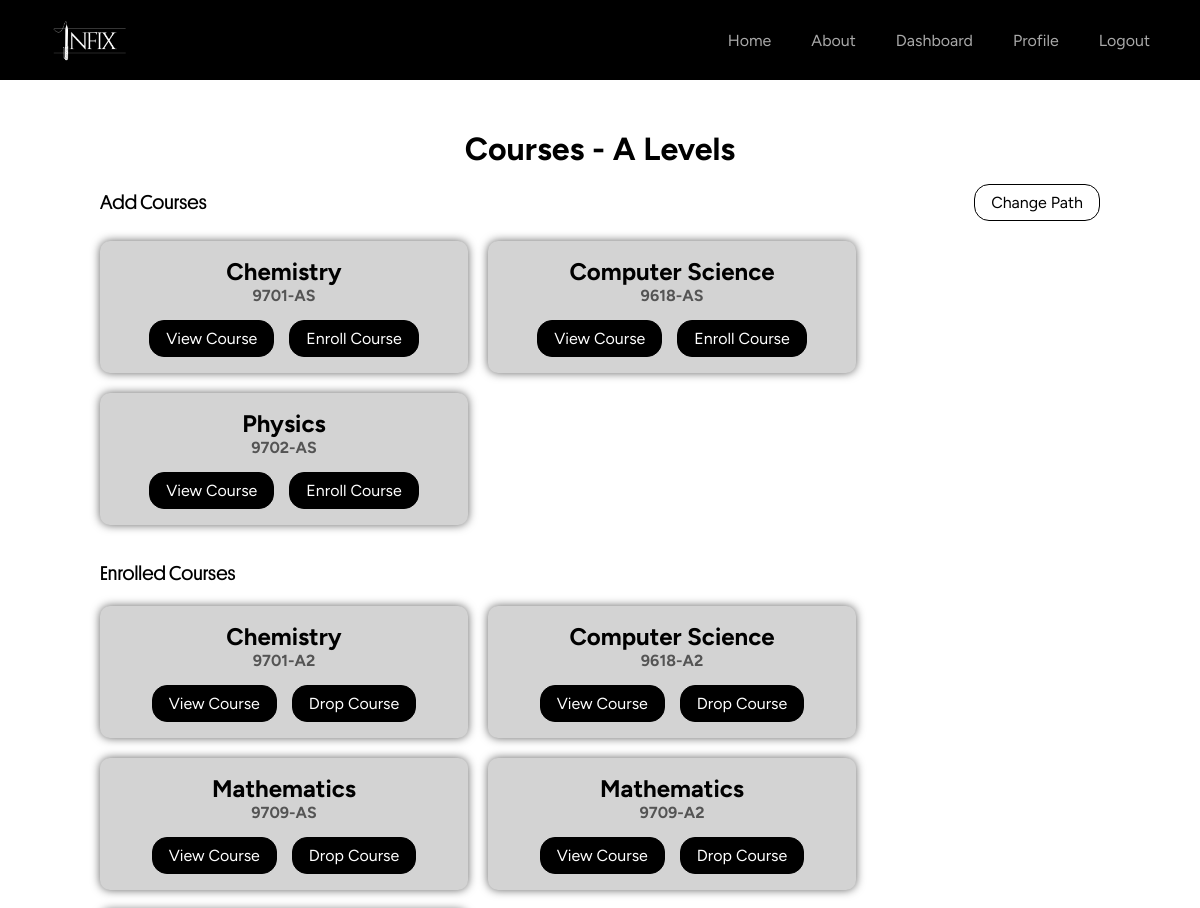
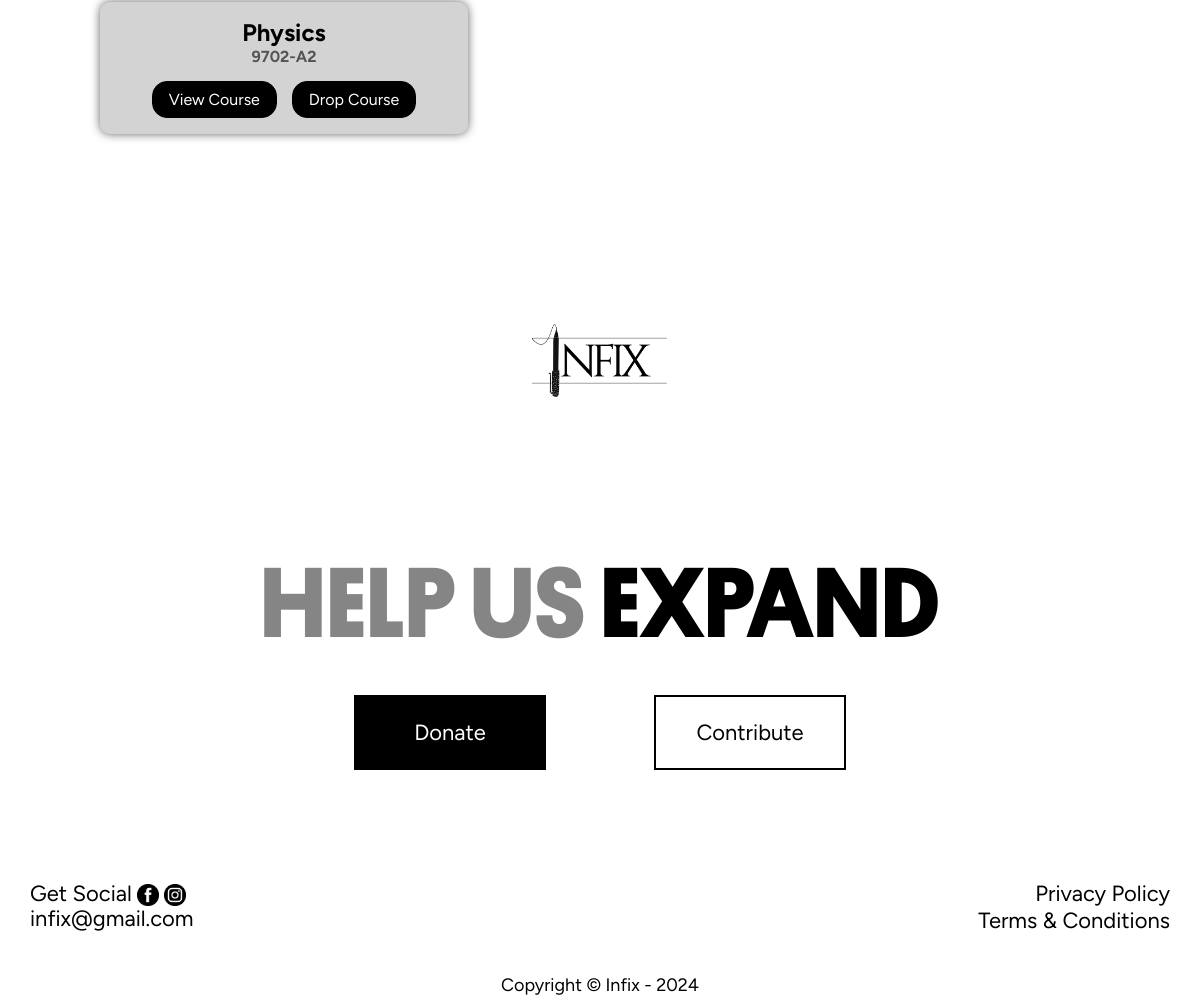
The page /courses (signed in) on the database its author committed (2 pictures, top to bottom).
### tables this page shows
CREATE TABLE paths (
    id INTEGER PRIMARY KEY AUTOINCREMENT,
    name TEXT NOT NULL UNIQUE
);

CREATE TABLE courses (
    id INTEGER PRIMARY KEY AUTOINCREMENT,
    path_id INTEGER NOT NULL,
    name TEXT NOT NULL,
    course_code INTEGER NOT NULL UNIQUE,
    FOREIGN KEY (path_id) REFERENCES paths(id) ON DELETE CASCADE
);

### app.py (the view)
@app.route('/courses')
@login_required
def courses():
    user_id = session['user_id']
    result = db.execute("""
        SELECT paths.name AS user_path
        FROM paths
        JOIN user_paths ON paths.id = user_paths.path_id
        WHERE user_paths.user_id = ?
    """, user_id)
    if result:
        path = result[0]["user_path"]
    else:
        flash("Please select a path to view courses")
        return redirect("/selectpath")
    user_path_id = db.execute("SELECT path_id FROM user_paths WHERE user_id = ?", user_id)[0]["path_id"]
    enrolled_courses = db.execute("""
        SELECT courses.name, courses.course_code
        FROM courses
        JOIN user_courses ON courses.id = user_courses.course_id
        WHERE user_courses.user_id = ?
    """, user_id)
    enrolled = len(enrolled_courses) > 0
    other_courses = db.execute("""
        SELECT courses.name, courses.course_code
        FROM courses
        WHERE courses.id NOT IN (
            SELECT user_courses.course_id
            FROM user_courses
            WHERE user_courses.user_id = ?
        ) AND courses.path_id = ?
    """, user_id, user_path_id)
    to_add = len(other_courses) > 0
    return render_template('courses.html', enrolled_courses=enrolled_courses, other_courses=other_courses, path=path, enrolled = enrolled, to_add = to_add)

### app.py (called while the page is built)
@app.after_request
def after_request(response):
    response.headers["Cache-Control"] = "no-cache, no-store, must-revalidate"
    response.headers["Expires"] = "0"
    response.headers["Pragma"] = "no-cache"
    return response

### helpers.py (called while the page is built)
def login_required(f):
    @wraps(f)
    def decorated_function(*args, **kwargs):
        if session.get("user_id") is None:
            return redirect("/login")
        return f(*args, **kwargs)
    return decorated_function

### templates/courses.html (shortened to what this page needs)
{% extends 'base.html' %}
{% block styles %}
<link rel="stylesheet" href="{{ url_for('static', filename='css/courses.css') }}">
<link href="https://cdn.jsdelivr.net/npm/remixicon@4.3.0/fonts/remixicon.css" rel="stylesheet"/>
{% endblock %}
{% block HomeActive %}inactive{% endblock %}
{% block content %}
<div id="courses-container">
    <div class="header">
        <h1>Courses - <span class="path-name">{{ path }}</span></h1>
    </div>
    <div class="courses">
        {% if enrolled %}
        <div class="enrolled-courses">
            {% if to_add %}
                <div class="head">Enrolled Courses</div>
            {% else %}
                <div class="add-change">
                    <div class="head">Enrolled Courses</div>
                    <div class="change-path"><a href="/changepath"><button class="change">Change Path</button></a></div>
                </div>
            {% endif %}
            <div class="cards-container">
            {% for course in enrolled_courses %}
            <div class="course-card">
                <h3>{{ course.name }} <br> <div class="course-code">{{ course.course_code }}</div></h3>
                <div class="buttons">
                    <a href="/course/{{ course.course_code | replace(' ', '-') }}">
                        <button class="resume">View Course</button>
                    </a>
                    <a href="/dropcourseconfirmation/{{ course.course_code | replace(' ', '-') }}">
                        <button class="drop">Drop Course</button>
                    </a>
                </div>
            </div>
            {% endfor %}
            </div>
        </div>
        {% endif %}
        {% if to_add %}
        <div class="add-courses">
            <div class="add-change">
                <div class="head">Add Courses</div>
                <div class="change-path"><a href="/changepath"><button class="change">Change Path</button></a></div>
            </div>
            <div class="cards-container">
            {% for course in other_courses %}
            <div class="course-card">
                <h3>{{ course.name }} <br> <div class="course-code">{{ course.course_code }}</div></h3>
                <div class="buttons">
                    <a href="/course/{{ course.course_code | replace(' ', '-') }}">
                        <button class="view">View Course</button>
                    </a>
                    <a href="/enrollcourse/{{ course.course_code | replace(' ', '-') }}">
                        <button class="enroll">Enroll Course</button>
                    </a>
                </div>
            </div>
            {% endfor %}
            </div>
        </div>
        {% endif %}
    </div>
</div>
{% endblock %}

### templates/base.html (shortened to what this page needs)
<html lang="en">
<head>
  <link rel="stylesheet" href="{{ url_for('static', filename='css/styles.css') }}">
  <link href="https://cdn.jsdelivr.net/npm/remixicon@4.3.0/fonts/remixicon.css" rel="stylesheet"/>
  {% block styles %}{% endblock %}
</head>
<body>
  {% block nav %}
  <div id="navbar">
    <div class="navbar-content">
      <a href="#" class="logo"><img src="../static/images/White text, no bg.png" alt="Infix Logo" class="infix-logo-nav"></a>
      <div class="nav">
        <ul class="nav-list">
          <li class="nav-item"><a href="/" class="nav-link" id="{% block HomeActive %}active{% endblock %}">Home</a></li>
          <li class="nav-item"><a href="#" class="nav-link" id="{% block AboutActive %}inactive{% endblock %}">About</a></li>
          {% if session.get('user_id') %}
          <li class="nav-item"><a href="/dashboard" class="nav-link" id="{% block DashboardActive %}inactive{% endblock %}">Dashboard</a></li>
            <li class="nav-item"><a href="/profile" class="nav-link" id="{% block ProfileActive %}inactive{% endblock %}">Profile</a></li>
            <li class="nav-item"><a href="/logout" class="nav-link">Logout</a></li>
          {% else %}
            <li class="nav-item"><a href="/signup" class="nav-link" id="{% block SignUpActive %}inactive{% endblock %}">Get Started</a></li>
            <li class="nav-item"><a href="/login" class="nav-link" id="{% block LogInActive %}inactive{% endblock %}">Log In</a></li>
          {% endif %}
        </ul>
      </div>
    </div>
  </div>
  {% endblock %}
  {% block content %}
  {% endblock %}
  {% block footer %}
  <div id="footer">
    <div class="infix-logo-top">
      <img src="../static/images/Black text, no bg.png" alt="Infix Logo Black" class="infix-logo">
    </div>
    <div class="help-us">
      <p class="help-us-expand"><span class="gray">HELP US</span> <span class="expand">EXPAND</span></p>
      <div class="action-buttons">
        <div class="whitebgBtn-contrast donate"><a href="./">Donate</a></div>
        <div class="whitebgBtn contribute"><a href="./">Contribute</a></div>
      </div>
    </div>
    <div class="links">
      <div class="socials">
        <div class="get-social">
          <span class="social-text">Get Social</span><a href="./"><img class="facebook-icon" src="../static/images/Facebook Icon.png" alt="Facebook Icon"></a><a href="./"><img class="instagram-icon" src="../static/images/Instagram Icon.png" alt="Instagram Icon">
        </div>
        <p class="contact-email">infix@gmail.com</p>
      </div>
      <div class="other-links">
        <a href="./" class="privacy-policy">Privacy Policy</a>
        <br>
        <a href="./" class="tAndc">Terms & Conditions</a>
      </div>
    </div>
  </div>
  <div class="copyright">Copyright © Infix - 2024</div>
  {% endblock %}
</body>
</html>

### static/css/styles.css (style rules this page uses)
html { scroll-behavior: smooth; font-family: "Figtree", sans-serif; }
* { margin: 0; padding: 0; transition: all ease 0.3s; }
body, html { overflow-x: hidden; }
#navbar { box-sizing: border-box; background-color: #000000; position: fixed; top: 0; width: 100%; z-index: 9999; }
ul { list-style: none; }
a { text-decoration: none; color: inherit; }
.navbar-content { display: flex; align-items: center; justify-content: space-between; padding: 0 50px; min-height: 60px; }
.logo { font-size: 22px; color: #ffffff; font-family: 'Platform-Bold'; }
.infix-logo-nav { height: 80px; }
.nav-list { display: flex; column-gap: 40px; }
.nav-link { color: rgba(225,225,225,0.75); font-size: 16px; transition: color 0.4s; }
.whitebgBtn { position: relative; font-family: 'Figtree'; width: 100px; background: none; font-size: 22px; padding: 1em 2em; border: 2px solid black; transition: all ease 0.5s; display: flex; justify-content: center; align-items: center; }
.whitebgBtn a { color: black; text-align: center; display: block; z-index: 1; }
.whitebgBtn::before { content: ''; position: absolute; inset: 0px 8px; border-left: 2px solid transparent; border-right: 2px solid transparent; transition: all ease 0.5s; z-index: 0; }
.whitebgBtn::after { content: ''; position: absolute; inset: 8px 0px; border-top: 2px solid transparent; border-bottom: 2px solid transparent; transition: all ease 0.5s; z-index: 0; }
.whitebgBtn-contrast { position: relative; font-family: 'Figtree'; background-color: black; width: 100px; font-size: 22px; padding: 1em 2em; border: 2px solid black; transition: all ease 0.5s; }
.whitebgBtn-contrast a { color: white; display: flex; justify-content: center; align-items: center; z-index: 1; }
.whitebgBtn-contrast::before { content: ''; position: absolute; inset: 0px 8px; border-left: 2px solid transparent; border-right: 2px solid transparent; transition: all ease 0.5s; z-index: 0; }
.whitebgBtn-contrast::after { content: ''; position: absolute; inset: 8px 0px; border-top: 2px solid transparent; border-bottom: 2px solid transparent; transition: all ease 0.5s; z-index: 0; }
#footer { background-color: #ffffff; padding: 0; display: flex; flex-direction: column; justify-content: space-between; min-height: 85vh; }
.infix-logo-top { display: flex; justify-content:center; }
.infix-logo-top > .infix-logo { width: 150px; height: 150px; }
.help-us { display: flex; flex-direction: column; justify-content: space-between; align-items: center; }
.help-us-expand { font-size: 100px; font-family: 'Platform-Bold'; margin: 30px; }
.gray { color: #858585; }
.action-buttons { display: flex; width: 600px; justify-content: space-around; }
.facebook-icon, .instagram-icon { width: 22px; height: 22px; padding-left: 5px; margin-bottom: -5px; }
.links { font-size: 22px; display: flex; justify-content: space-between; margin: 30px; }
.contact-email { margin-top: -2px; }
.other-links { text-align: right; }
a { text-decoration: none; color: #000000; }
.copyright { display: flex; justify-content: center; padding: 10px; font-size: 18px; color: black; background-color: white; }

### static/css/courses.css (style rules this page uses)
#courses-container { padding: 130px 100px; display: flex; flex-direction: column; justify-content: center; align-items: center; gap: 1em; }
.courses { display: flex; flex-direction: column-reverse; gap: 1em; justify-content: flex-start; }
.enrolled-courses, .add-courses { display: flex; flex-direction: column; }
.enrolled-courses .head, .add-courses .head { font-size: 20px; font-family: 'Platform-Regular'; }
.cards-container { display: flex; flex-wrap: wrap; gap: 20px; margin: 20px 0; justify-content: flex-start; }
.course-code { font-size: 16px; opacity: 60%; }
.course-card h3 { font-size: 24px; }
.course-card { background-color: lightgray; padding: 1em 1.5em; border-radius: 10px; display: flex; flex-direction: column; justify-content: center; align-items: center; gap: 15px; width: 320px; text-align: center; box-shadow: 0 0 10px 0 rgba(0, 0, 0, 0.61); }
.add-change { display: flex; justify-content: space-between; align-items: center; }
.buttons { display: flex; width: 100%; justify-content: center; gap: 15px; }
button { font-family: "Figtree"; padding: 8px 16px; border: none; outline: none; border-radius: 15px; font-size: 16px; cursor: pointer; border: 1px solid #000; }
button.change { background-color: #fff; color: #000; }
button { background-color: #000; color: #fff; }

### rows shown on the page
paths: name "A Levels"
courses: name "Chemistry", course_code "9701-A2"
courses: name "Computer Science", course_code "9618-A2"
courses: name "Mathematics", course_code "9709-AS"
courses: name "Mathematics", course_code "9709-A2"
courses: name "Physics", course_code "9702-A2"
courses: name "Chemistry", course_code "9701-AS"
courses: name "Computer Science", course_code "9618-AS"
courses: name "Physics", course_code "9702-AS"
